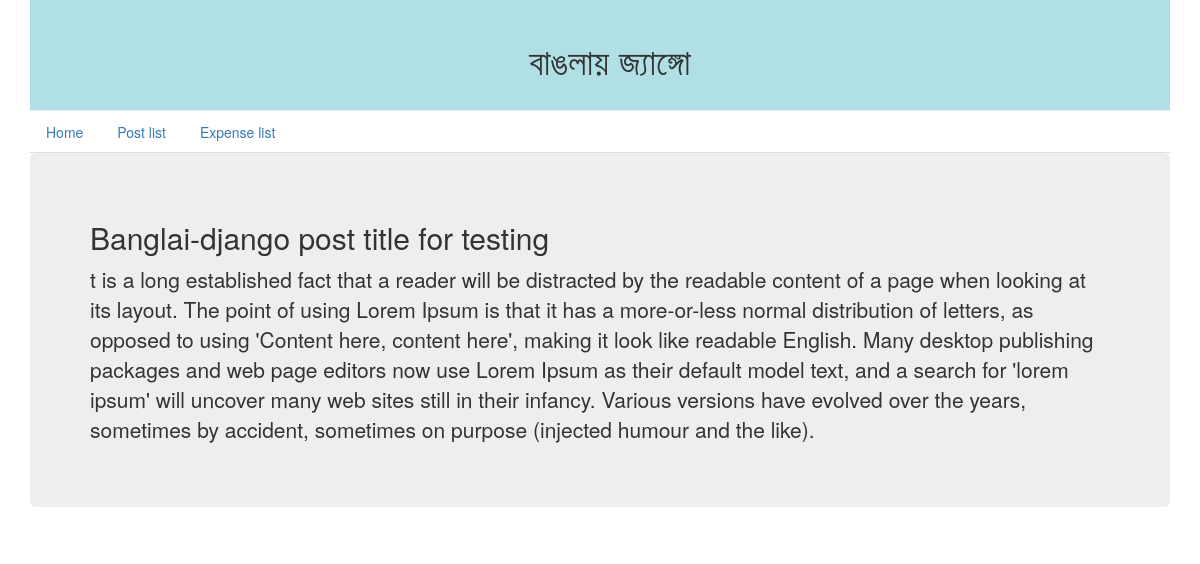
/blog/single-post/1, run on the app's committed database.
### blog_post/models.py (models this page shows, shortened)
class Post(models.Model):
    title = models.CharField(max_length=100)
    description = models.TextField()

### blog_post/views.py (the view)
# urls.py: path('single-post/<int:post_id>', views.single_post, name='single-post')
def single_post(request, post_id):
    post = Post.objects.get(pk=post_id)
    return render(request, 'single_post.html', {'post':post})

### templates/single_post.html
{% extends 'base.html' %}
{%  block content %}
<h2>{{ post.title }}</h2>
<p>{{ post.description }}</p>
{% endblock %}

### data on the page
Post: title "Banglai-django post title for testing", description "t is a long established fact that a reader will be distracted by the readable content of a page when looking at its layout. The point of using Lorem Ipsum is that it has a more-or-less normal distribution of letters, as opposed to using 'Content here, content here', making it look like readable English. Many desktop publishing packages and web page editors now use Lorem Ipsum as their default model text, and a search for 'lorem ipsum' will uncover many web sites still in their infancy. Various versions have evolved over the years, sometimes by accident, sometimes on purpose (injected humour and the like)."
